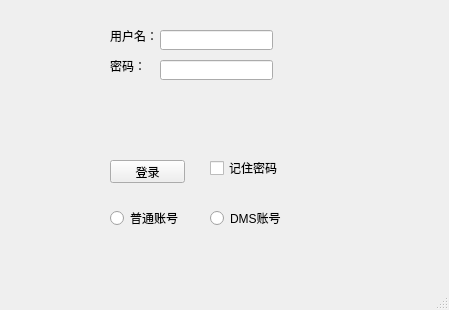
<?xml version="1.0" encoding="UTF-8"?>
<ui version="4.0">
 <class>Login</class>
 <widget class="QMainWindow" name="Login">
  <property name="geometry">
   <rect>
    <x>0</x>
    <y>0</y>
    <width>449</width>
    <height>310</height>
   </rect>
  </property>
  <property name="windowTitle">
   <string>悦谱转图比对系统 EPVS-V1.0 登录</string>
  </property>
  <widget class="QWidget" name="centralwidget">
   <widget class="QLabel" name="labelUserName">
    <property name="geometry">
     <rect>
      <x>110</x>
      <y>30</y>
      <width>54</width>
      <height>12</height>
     </rect>
    </property>
    <property name="text">
     <string>用户名：</string>
    </property>
   </widget>
   <widget class="QLineEdit" name="lineEditUserName">
    <property name="geometry">
     <rect>
      <x>160</x>
      <y>30</y>
      <width>113</width>
      <height>20</height>
     </rect>
    </property>
   </widget>
   <widget class="QLabel" name="labelPassword">
    <property name="geometry">
     <rect>
      <x>110</x>
      <y>60</y>
      <width>54</width>
      <height>12</height>
     </rect>
    </property>
    <property name="text">
     <string>密码：</string>
    </property>
   </widget>
   <widget class="QLineEdit" name="lineEditPassword">
    <property name="geometry">
     <rect>
      <x>160</x>
      <y>60</y>
      <width>113</width>
      <height>20</height>
     </rect>
    </property>
   </widget>
   <widget class="QPushButton" name="pushButtonLogin">
    <property name="geometry">
     <rect>
      <x>110</x>
      <y>160</y>
      <width>75</width>
      <height>23</height>
     </rect>
    </property>
    <property name="text">
     <string>登录</string>
    </property>
   </widget>
   <widget class="QCheckBox" name="checkBoxRememberPassword">
    <property name="geometry">
     <rect>
      <x>210</x>
      <y>160</y>
      <width>71</width>
      <height>16</height>
     </rect>
    </property>
    <property name="text">
     <string>记住密码</string>
    </property>
   </widget>
   <widget class="QRadioButton" name="radioButtonUserNameTypeCommon">
    <property name="geometry">
     <rect>
      <x>110</x>
      <y>210</y>
      <width>89</width>
      <height>16</height>
     </rect>
    </property>
    <property name="text">
     <string>普通账号</string>
    </property>
   </widget>
   <widget class="QRadioButton" name="radioButtonUserNameTypeDMS">
    <property name="geometry">
     <rect>
      <x>210</x>
      <y>210</y>
      <width>89</width>
      <height>16</height>
     </rect>
    </property>
    <property name="text">
     <string>DMS账号</string>
    </property>
   </widget>
  </widget>
  <widget class="QMenuBar" name="menubar">
   <property name="geometry">
    <rect>
     <x>0</x>
     <y>0</y>
     <width>449</width>
     <height>23</height>
    </rect>
   </property>
  </widget>
  <widget class="QStatusBar" name="statusbar"/>
 </widget>
 <resources/>
 <connections/>
</ui>
